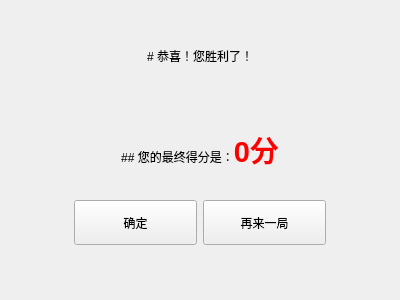
<?xml version="1.0" encoding="UTF-8"?>
<ui version="4.0">
 <class>QLinkGameover</class>
 <widget class="QWidget" name="QLinkGameover">
  <property name="windowModality">
   <enum>Qt::ApplicationModal</enum>
  </property>
  <property name="geometry">
   <rect>
    <x>0</x>
    <y>0</y>
    <width>400</width>
    <height>300</height>
   </rect>
  </property>
  <property name="minimumSize">
   <size>
    <width>400</width>
    <height>300</height>
   </size>
  </property>
  <property name="windowTitle">
   <string>Game Over!</string>
  </property>
  <layout class="QGridLayout" name="gridLayout" rowstretch="2,2,1,1" columnstretch="1,4,1">
   <item row="3" column="1">
    <spacer name="verticalSpacer">
     <property name="orientation">
      <enum>Qt::Vertical</enum>
     </property>
     <property name="sizeHint" stdset="0">
      <size>
       <width>153</width>
       <height>42</height>
      </size>
     </property>
    </spacer>
   </item>
   <item row="2" column="1">
    <layout class="QHBoxLayout" name="horizontalLayout">
     <item>
      <widget class="QPushButton" name="_cancel_button">
       <property name="sizePolicy">
        <sizepolicy hsizetype="Minimum" vsizetype="Minimum">
         <horstretch>0</horstretch>
         <verstretch>0</verstretch>
        </sizepolicy>
       </property>
       <property name="text">
        <string>确定</string>
       </property>
      </widget>
     </item>
     <item>
      <widget class="QPushButton" name="_ok_button">
       <property name="sizePolicy">
        <sizepolicy hsizetype="Minimum" vsizetype="Minimum">
         <horstretch>0</horstretch>
         <verstretch>0</verstretch>
        </sizepolicy>
       </property>
       <property name="text">
        <string>再来一局</string>
       </property>
      </widget>
     </item>
    </layout>
   </item>
   <item row="1" column="1">
    <widget class="QLabel" name="_score_label">
     <property name="text">
      <string>## 您的最终得分是：&lt;strong&gt;&lt;font color=Red size=10&gt;0分&lt;/font&gt;&lt;/strong&gt;</string>
     </property>
     <property name="textFormat">
      <enum>Qt::MarkdownText</enum>
     </property>
     <property name="alignment">
      <set>Qt::AlignCenter</set>
     </property>
    </widget>
   </item>
   <item row="0" column="1">
    <widget class="QLabel" name="_success_label">
     <property name="text">
      <string># 恭喜！您胜利了！</string>
     </property>
     <property name="textFormat">
      <enum>Qt::MarkdownText</enum>
     </property>
     <property name="alignment">
      <set>Qt::AlignCenter</set>
     </property>
     <property name="wordWrap">
      <bool>true</bool>
     </property>
    </widget>
   </item>
   <item row="0" column="2" rowspan="4">
    <spacer name="horizontalSpacer_2">
     <property name="orientation">
      <enum>Qt::Horizontal</enum>
     </property>
     <property name="sizeHint" stdset="0">
      <size>
       <width>59</width>
       <height>279</height>
      </size>
     </property>
    </spacer>
   </item>
   <item row="0" column="0" rowspan="4">
    <spacer name="horizontalSpacer">
     <property name="orientation">
      <enum>Qt::Horizontal</enum>
     </property>
     <property name="sizeHint" stdset="0">
      <size>
       <width>59</width>
       <height>279</height>
      </size>
     </property>
    </spacer>
   </item>
  </layout>
 </widget>
 <resources/>
 <connections>
  <connection>
   <sender>_cancel_button</sender>
   <signal>clicked()</signal>
   <receiver>QLinkGameover</receiver>
   <slot>clickOk()</slot>
   <hints>
    <hint type="sourcelabel">
     <x>159</x>
     <y>214</y>
    </hint>
    <hint type="destinationlabel">
     <x>141</x>
     <y>299</y>
    </hint>
   </hints>
  </connection>
  <connection>
   <sender>_ok_button</sender>
   <signal>clicked()</signal>
   <receiver>QLinkGameover</receiver>
   <slot>clickContinue()</slot>
   <hints>
    <hint type="sourcelabel">
     <x>272</x>
     <y>220</y>
    </hint>
    <hint type="destinationlabel">
     <x>328</x>
     <y>296</y>
    </hint>
   </hints>
  </connection>
 </connections>
 <slots>
  <slot>clickOk()</slot>
  <slot>clickContinue()</slot>
 </slots>
</ui>
